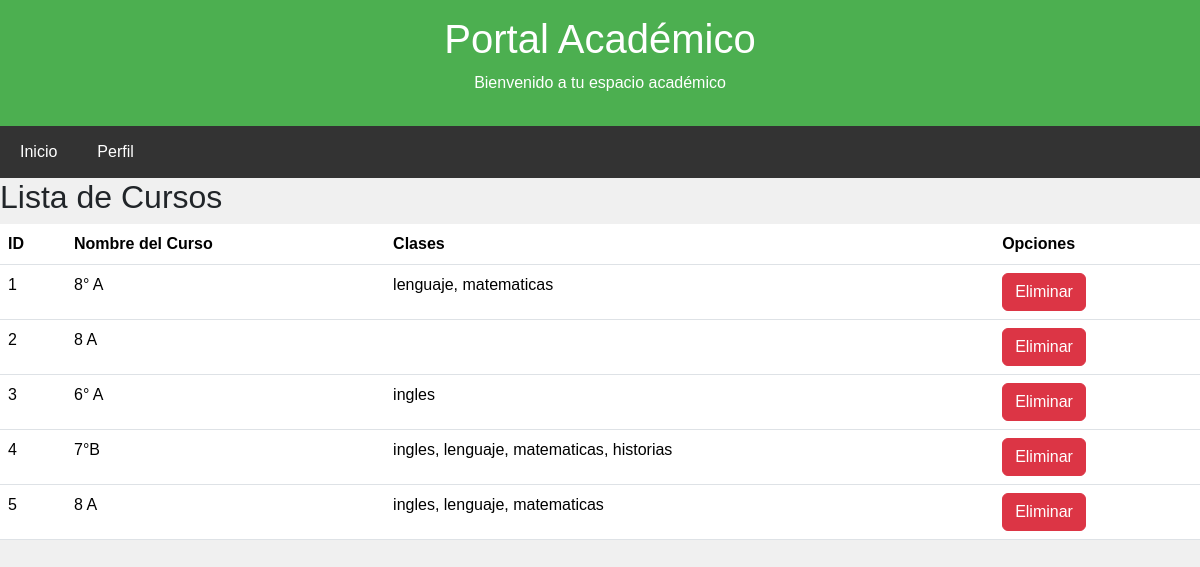
/lista_cursos/, run on the app's committed database.
### appproject/models.py (models this page shows, shortened)
class Curso(models.Model):
    idCurso = models.AutoField(primary_key=True)
    nombre_curso = models.CharField(max_length=45)
    clases = models.ManyToManyField(Clases)

class Clases(models.Model):
    idClases = models.AutoField(primary_key=True)
    nombre = models.CharField(max_length=45)
    fecha_matricula = models.DateField()
    profesor = models.ForeignKey(Profesor, on_delete=models.CASCADE)
    def __str__(self):
        return self.nombre

### adminapp/views.py (the view)
# urls.py: path('lista_cursos/', lista_cursos, name='lista_cursos'),
def lista_cursos(request):
    cursos = Curso.objects.all()  # Obtiene todos los cursos de la base de datos
    return render(request, 'Lista_cursos.html', {'cursos': cursos})

### appproject/datos_globales.py (called while the page is built)
def datos_globales(request):
    return {
        'nombre_completo': request.session.get('nombre_completo','Invitado')
    }

### templates/Lista_cursos.html (shortened to what this page needs)
{% extends "./Base.html" %}
{% block body %}
<h2>Lista de Cursos</h2>
<table class="table">
    <thead>
        <tr>
            <th>ID</th>
            <th>Nombre del Curso</th>
            <th>Clases</th>
            <th>Opciones</th>
        </tr>
    </thead>
    <tbody>
        {% for curso in cursos %}
            <tr>
                <td>{{ curso.idCurso }}</td>
                <td>{{ curso.nombre_curso }}</td>
                <td>
                    {% for clase in curso.clases.all %}
                        {{ clase }}{% if not forloop.last %}, {% endif %}
                    {% endfor %}
                </td>
                <td>
                    <a href="EliminarCurso/{{curso.idCurso}}" class="btn btn-danger">Eliminar</a>
                </td>
            </tr>
        {% endfor %}
    </tbody>
</table>
{% endblock %}

### templates/Base.html (style rules this page uses)
body { font-family: Arial, sans-serif; margin: 0; padding: 0; background-color: #f0f0f0; }

### data on the page
Curso: idCurso "1", nombre_curso "8° A"
Clases: nombre "lenguaje"
Clases: nombre "matematicas"
Curso: idCurso "2", nombre_curso "8 A"
Curso: idCurso "3", nombre_curso "6° A"
Clases: nombre "ingles"
Curso: idCurso "4", nombre_curso "7°B"
Clases: nombre "historias"
Curso: idCurso "5", nombre_curso "8 A"
